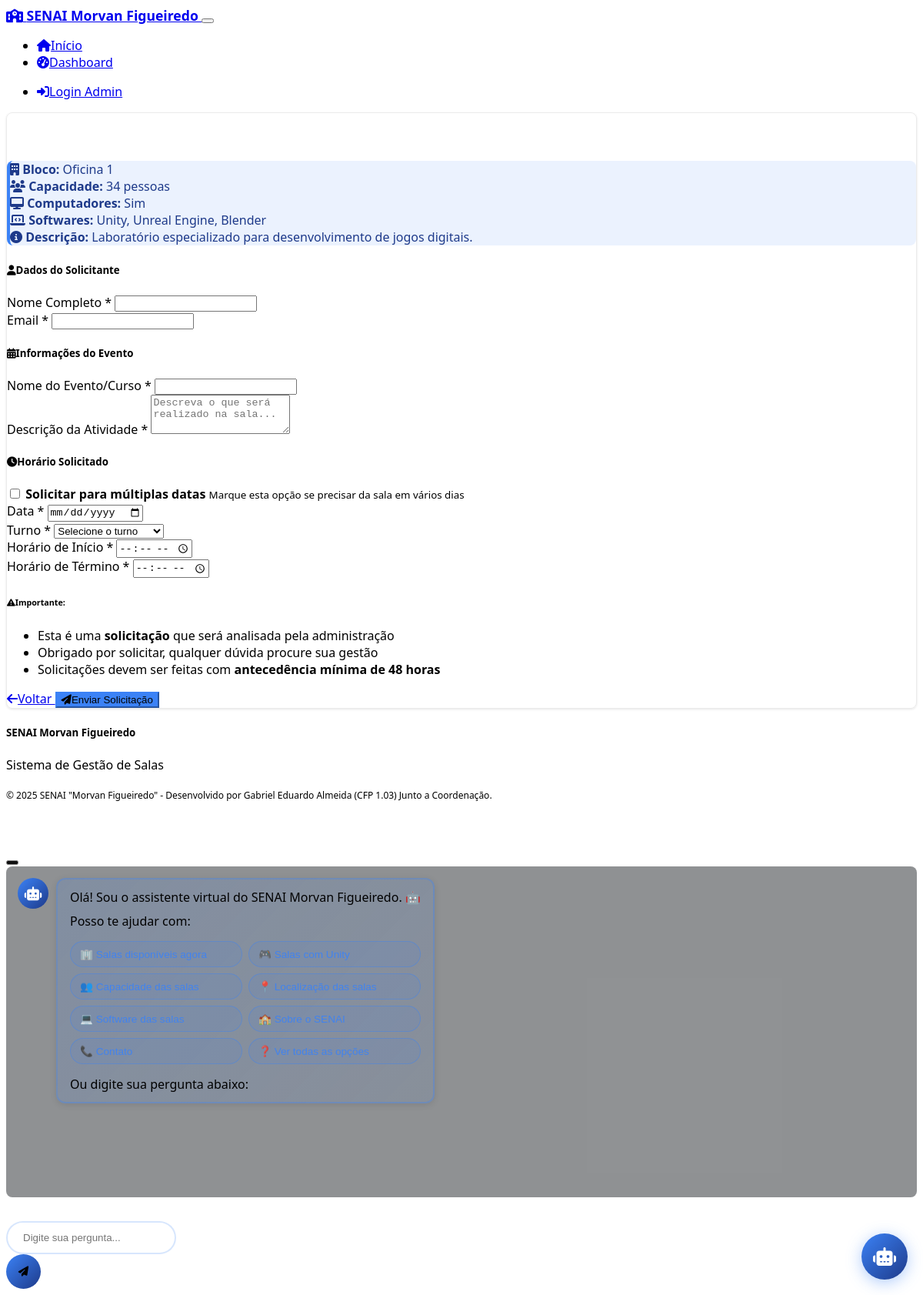
Screenshot of /request_schedule/1 with the database file from the repository.
### models.py (models this page shows, shortened)
class Classroom(db.Model):
    id = db.Column(db.Integer, primary_key=True)
    name = db.Column(db.String(100), nullable=False)
    capacity = db.Column(db.Integer, nullable=False)
    has_computers = db.Column(db.Boolean, default=False)
    software = db.Column(db.Text, default='')
    description = db.Column(db.Text, default='')
    block = db.Column(db.String(50), nullable=False)
    image_filename = db.Column(db.String(255), default='')  # Store filename instead of URL
    excel_filename = db.Column(db.String(255), default='')  # Store Excel filename
    image_data = db.Column(db.LargeBinary)  # Store image data in PostgreSQL (BYTEA)
    excel_data = db.Column(db.LargeBinary)  # Store Excel file data in PostgreSQL (BYTEA)
    image_mimetype = db.Column(db.String(100))  # Store image MIME type
    excel_mimetype = db.Column(db.String(100))  # Store Excel MIME type
    admin_password = db.Column(db.String(255), default='')  # Admin password for classroom access
    created_at = db.Column(db.DateTime, default=datetime.utcnow)
    updated_at = db.Column(db.DateTime, default=datetime.utcnow, onupdate=datetime.utcnow)
    schedules = db.relationship('Schedule', backref='classroom', lazy=True, cascade='all, delete-orphan')

### routes.py (the view)
@app.route('/request_schedule/<int:classroom_id>')
def request_schedule(classroom_id):
    classroom = Classroom.query.get_or_404(classroom_id)
    return render_template('request_schedule.html', classroom=classroom)

### templates/request_schedule.html (shortened to what this page needs)
{% extends "base.html" %}
{% block content %}
<div class="container">
    <div class="row justify-content-center">
        <div class="col-lg-8">
            <div class="card">
                <div class="card-header">
                    <h3 class="mb-0">
                        <i class="fas fa-calendar-plus me-2 text-primary"></i>
                    </h3>
                </div>
                <div class="card-body">
                    <div class="alert alert-info">
                        <div class="row">
                            <div class="col-md-6">
                                <strong><i class="fas fa-building"></i> Bloco:</strong> {{ classroom.block }}<br>
                                <strong><i class="fas fa-users"></i> Capacidade:</strong> {{ classroom.capacity }} pessoas
                            </div>
                            <div class="col-md-6">
                                <strong><i class="fas fa-desktop"></i> Computadores:</strong> {{ "Sim" if classroom.has_computers else "Não" }}<br>
                                <strong><i class="fas fa-laptop-code"></i> Softwares:</strong> {{ classroom.software or "Não especificado" }}
                            </div>
                        </div>
                        {% if classroom.description %}
                        <div class="mt-2">
                            <strong><i class="fas fa-info-circle"></i> Descrição:</strong> {{ classroom.description }}
                        </div>
                        {% endif %}
                    </div>
                    <form action="{{ url_for('submit_schedule_request') }}" method="POST" id="requestForm">
                        <div class="mb-4">
                            <h5><i class="fas fa-user me-2"></i>Dados do Solicitante</h5>
                            <div class="row">
                                <div class="col-md-6 mb-3">
                                    <label for="requester_name" class="form-label">Nome Completo *</label>
                                    <input type="text" class="form-control" id="requester_name" name="requester_name" required>
                                </div>
                                <div class="col-md-6 mb-3">
                                    <label for="requester_email" class="form-label">Email *</label>
                                    <input type="email" class="form-control" id="requester_email" name="requester_email" required>
                                </div>
                            </div>
                        </div>
                        <div class="mb-4">
                            <h5><i class="fas fa-calendar-alt me-2"></i>Informações do Evento</h5>
                            <div class="row">
                                <div class="col-12 mb-3">
                                    <label for="event_name" class="form-label">Nome do Evento/Curso *</label>
                                    <input type="text" class="form-control" id="event_name" name="event_name" required>
                                </div>
                                <div class="col-12 mb-3">
                                    <label for="description" class="form-label">Descrição da Atividade *</label>
                                    <textarea class="form-control" id="description" name="description" rows="3" required
                                              placeholder="Descreva o que será realizado na sala..."></textarea>
                                </div>
                            </div>
                        </div>
                        <div class="mb-4">
                            <h5><i class="fas fa-clock me-2"></i>Horário Solicitado</h5>
                            <div class="form-check mb-3">
                                <input class="form-check-input" type="checkbox" id="is_bulk_request" name="is_bulk_request" onchange="toggleBulkRequest()">
                                <label class="form-check-label" for="is_bulk_request">
                                    <strong>Solicitar para múltiplas datas</strong>
                                    <small class="text-muted d-block">Marque esta opção se precisar da sala em vários dias</small>
                                </label>
                            </div>
                            <div id="single_date_section">
                                <div class="row">
                                    <div class="col-md-4 mb-3">
                                        <label for="requested_date" class="form-label">Data *</label>
                                        <input type="date" class="form-control" id="requested_date" name="requested_date" required>
                                    </div>
                                    <div class="col-md-4 mb-3">
                                        <label for="shift" class="form-label">Turno *</label>
                                        <select class="form-select" id="shift" name="shift" required>
                                            <option value="">Selecione o turno</option>
                                        </select>
                                    </div>
                                </div>
                            </div>
                            <div class="row">
                                <div class="col-md-6 mb-3">
                                    <label for="start_time" class="form-label">Horário de Início *</label>
                                    <input type="time" class="form-control" id="start_time" name="start_time" required>
                                </div>
                                <div class="col-md-6 mb-3">
                                    <label for="end_time" class="form-label">Horário de Término *</label>
                                    <input type="time" class="form-control" id="end_time" name="end_time" required>
                                </div>
                            </div>
                        </div>
                        <div class="alert alert-warning">
                            <h6><i class="fas fa-exclamation-triangle me-2"></i>Importante:</h6>
                            <ul class="mb-0">
                                <li>Esta é uma <strong>solicitação</strong> que será analisada pela administração</li>
                                <li>Obrigado por solicitar, qualquer dúvida procure sua gestão</li>
                                <li>Solicitações devem ser feitas com <strong>antecedência mínima de 48 horas</strong></li>
                            </ul>
                        </div>
                        <div class="d-flex justify-content-between">
                            <a href="{{ url_for('classroom_detail', classroom_id=classroom.id) }}" class="btn btn-secondary">
                                <i class="fas fa-arrow-left me-2"></i>Voltar
                            </a>
                            <button type="submit" class="btn btn-primary">
                                <i class="fas fa-paper-plane me-2"></i>Enviar Solicitação
                            </button>
                        </div>
                    </form>
                </div>
            </div>
        </div>
    </div>
</div>
{% endblock %}

### static/css/custom.css (style rules this page uses)
:root { --senai-blue: #1e3a8a; --senai-light-blue: #3b82f6; --senai-green: #10b981; --senai-orange: #f59e0b; --senai-red: #ef4444; }
body { font-family: 'Segoe UI', Tahoma, Geneva, Verdana, sans-serif; }
.card { border: 1px solid rgba(0,0,0,0.08); box-shadow: 0 1px 3px rgba(0,0,0,0.1); transition: transform 0.2s ease-in-out, box-shadow 0.2s ease-in-out; border-radius: 8px; }
.card-header { background: linear-gradient(135deg, var(--bs-primary) 0%, var(--bs-primary-dark) 100%); border-bottom: none; color: white; }
.btn-primary { background-color: var(--senai-light-blue); border-color: var(--senai-light-blue); }
.alert { border: none; border-radius: 8px; }
.alert-info { background-color: rgba(59, 130, 246, 0.1); border-left: 4px solid var(--senai-light-blue); color: var(--senai-blue); }

### rows the page displays
Classroom: block "Oficina 1", capacity "34", has_computers "Sim", software "Unity, Unreal Engine, Blender", description "Laboratório especializado para desenvolvimento de jogos digitais."
